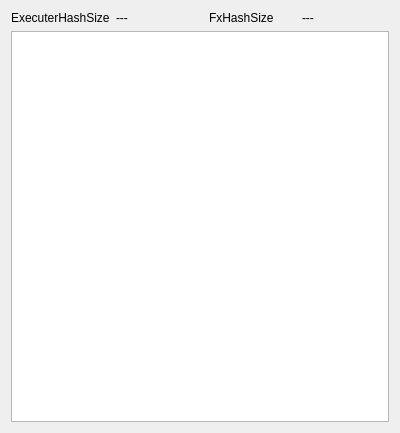
<?xml version="1.0" encoding="UTF-8"?>
<ui version="4.0">
 <class>SequenceStatusWidget</class>
 <widget class="QWidget" name="SequenceStatusWidget">
  <property name="geometry">
   <rect>
    <x>0</x>
    <y>0</y>
    <width>400</width>
    <height>433</height>
   </rect>
  </property>
  <property name="windowTitle">
   <string>Form</string>
  </property>
  <layout class="QVBoxLayout" name="verticalLayout">
   <item>
    <layout class="QHBoxLayout" name="horizontalLayout">
     <property name="topMargin">
      <number>0</number>
     </property>
     <item>
      <widget class="QLabel" name="execHashSizeLabel">
       <property name="text">
        <string>ExecuterHashSize</string>
       </property>
      </widget>
     </item>
     <item>
      <widget class="QLabel" name="execHashSizeNum">
       <property name="text">
        <string>---</string>
       </property>
      </widget>
     </item>
     <item>
      <widget class="QLabel" name="fxHashSizeLabel">
       <property name="text">
        <string>FxHashSize</string>
       </property>
      </widget>
     </item>
     <item>
      <widget class="QLabel" name="fxHashSizeNum">
       <property name="text">
        <string>---</string>
       </property>
      </widget>
     </item>
    </layout>
   </item>
   <item>
    <widget class="QListWidget" name="seqListWidget"/>
   </item>
  </layout>
 </widget>
 <resources/>
 <connections/>
</ui>
